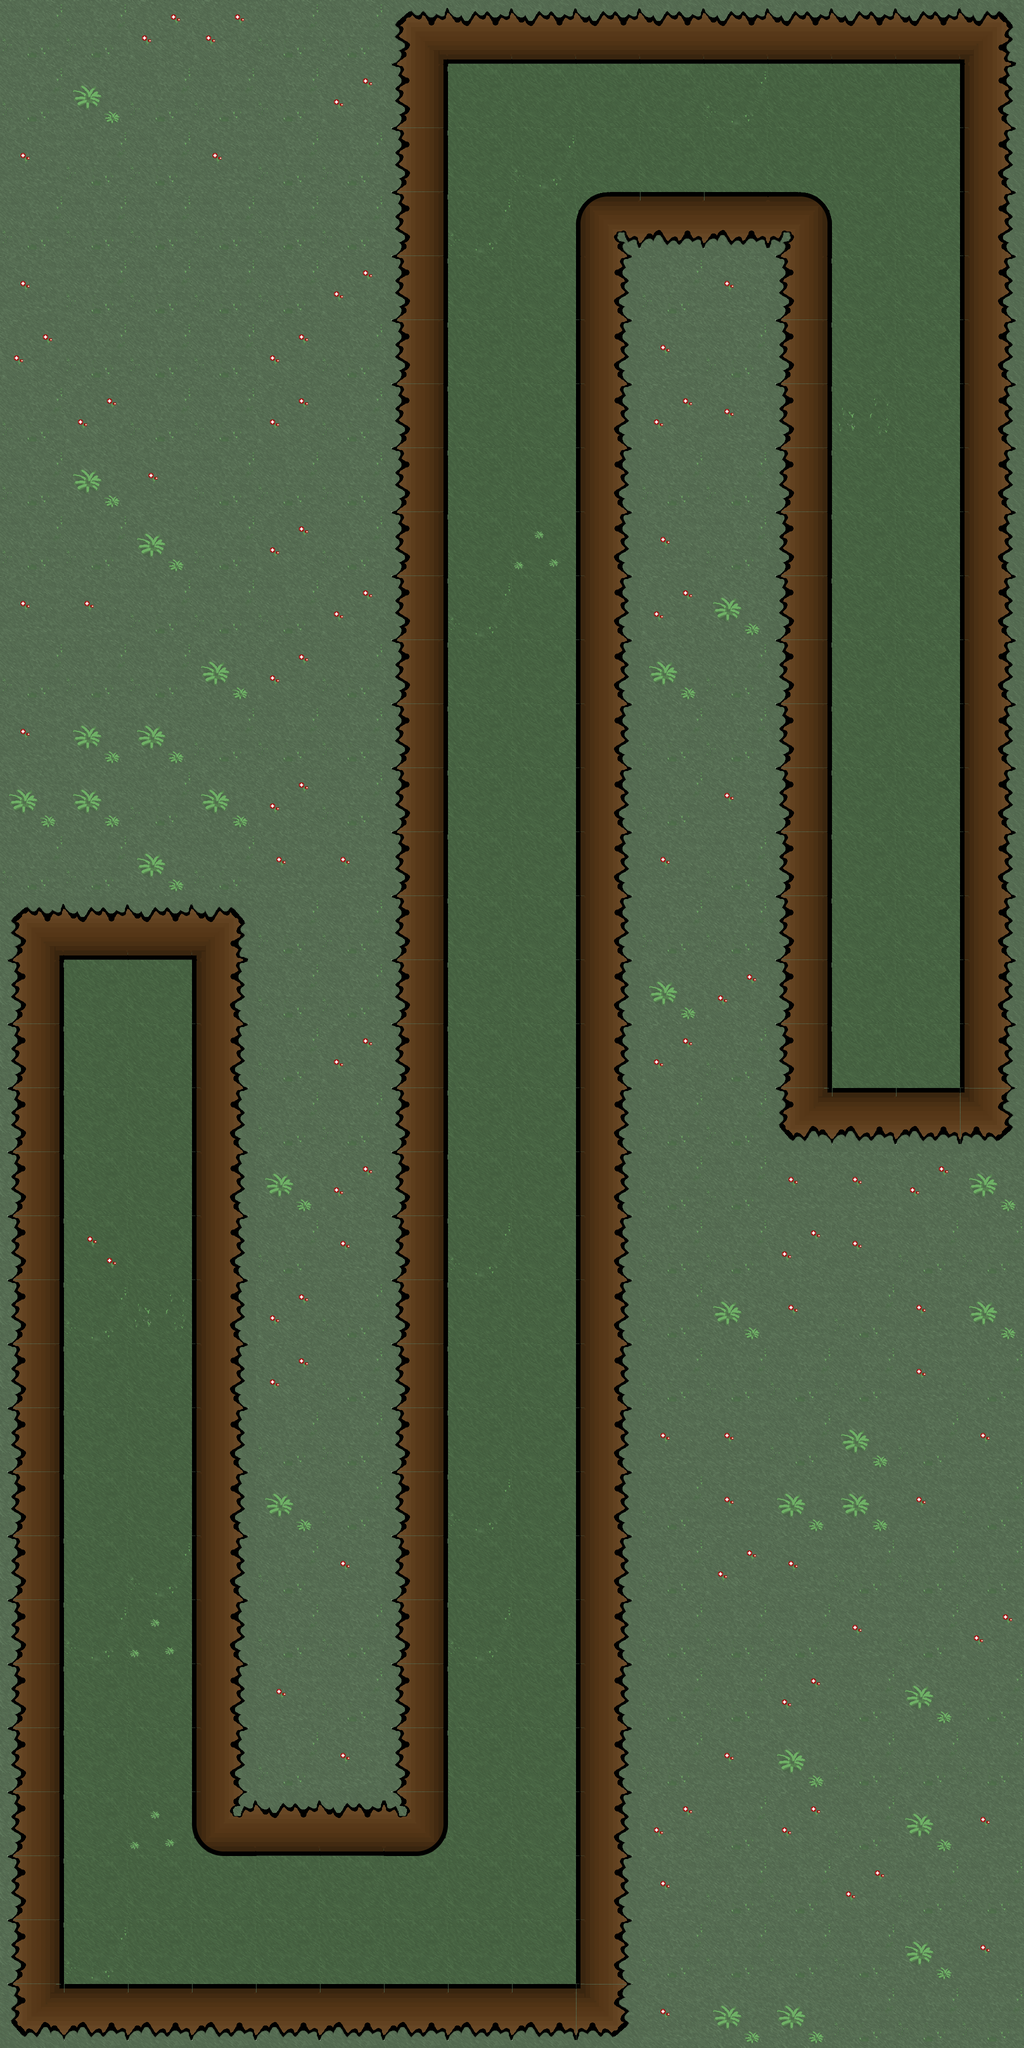

The image is a tile-based game level rendered from a .tmx file. Its description and complete source (layers, tilesets, objects, tile grids) follow:
An orthogonal 16x32 tile map with 128x128 px tiles, 1 tile layer (Capa de Patrones 1) and 6 objects (6x enemigo).

<map version="1.0" orientation="orthogonal" renderorder="right-down" width="16" height="32" tilewidth="128" tileheight="128" nextobjectid="69">
 <tileset firstgid="1" name="Tileset1" tilewidth="128" tileheight="128" tilecount="36" columns="4">
  <image source="../../Mapa/Tilesets/Tileset_zon1.png" width="512" height="1152" />
  <tile id="0" probability="0.5" />
  <tile id="1" probability="0.1" />
  <tile id="2" probability="0.1" />
  <tile id="3" probability="0.1" />
  <tile id="4" probability="0.6" />
  <tile id="5" probability="0.1" />
  <tile id="6" probability="0.025" />
  <tile id="7" probability="0.025" />
  <tile id="8" probability="0.025" />
  <tile id="9" probability="0.001" />
  <tile id="10" probability="0.002" />
  <tile id="11" probability="0.002" />
 </tileset>
 <layer name="Capa de Patrones 1" width="16" height="32">
  <data encoding="csv">
1,1,3,3,1,1,17,14,14,14,14,14,14,14,14,18,
1,4,1,1,1,3,13,5,5,5,5,6,5,5,5,15,
2,1,1,2,1,1,13,5,6,5,5,5,5,5,5,15,
1,1,1,1,1,1,13,6,5,21,16,16,22,5,5,15,
2,1,1,1,1,3,13,5,5,15,1,2,13,5,5,15,
3,1,1,1,3,1,13,5,5,15,2,1,13,5,5,15,
1,3,1,1,3,1,13,5,5,15,3,2,13,9,5,15,
1,4,2,1,1,1,13,5,5,15,1,1,13,5,5,15,
1,1,4,1,3,1,13,5,8,15,2,1,13,5,5,15,
2,2,1,1,1,3,13,6,5,15,3,4,13,5,5,15,
1,1,1,4,3,1,13,5,5,15,4,1,13,5,5,15,
2,4,4,1,1,1,13,5,5,15,1,1,13,5,5,15,
4,4,1,4,3,1,13,5,5,15,1,2,13,5,5,15,
1,1,4,1,2,2,13,5,5,15,2,1,13,5,5,15,
17,14,14,18,1,1,13,5,5,15,1,1,13,5,5,15,
13,5,5,15,1,1,13,5,5,15,4,3,13,5,5,15,
13,5,5,15,1,3,13,5,5,15,3,1,13,5,5,15,
13,5,5,15,1,1,13,5,5,15,1,1,20,16,16,19,
13,5,5,15,4,3,13,5,5,15,1,1,2,2,3,4,
13,7,5,15,1,2,13,6,5,15,1,1,3,2,1,1,
13,6,9,15,3,1,13,5,5,15,1,4,2,1,2,4,
13,5,5,15,3,1,13,5,5,15,1,1,1,1,2,1,
13,5,5,15,1,1,13,5,5,15,2,2,1,4,1,2,
13,5,5,15,4,1,13,6,5,15,1,2,4,4,2,1,
13,5,6,15,1,2,13,5,5,15,1,3,2,1,1,1,
13,6,8,15,1,1,13,6,5,15,1,1,1,2,1,3,
13,5,5,15,2,1,13,5,5,15,1,1,3,1,4,1,
13,5,5,15,1,2,13,5,5,15,1,2,4,1,1,1,
13,5,8,24,14,14,23,5,5,15,3,1,3,1,4,2,
13,5,5,5,5,5,5,5,5,15,2,1,1,3,1,1,
13,6,5,5,5,5,5,5,5,15,1,1,1,1,4,2,
20,16,16,16,16,16,16,16,16,19,2,4,4,1,1,1
</data>
 </layer>
 <objectgroup name="Enemigos">
  <object id="62" name="TrampaElectrica" type="enemigo" x="1026.67" y="1922.67" width="124" height="124" />
  <object id="63" name="TrampaElectrica" type="enemigo" x="897.333" y="1921.33" width="124" height="124" />
  <object id="65" name="TrampaElectrica" type="enemigo" x="512.67" y="3714.67" width="124" height="124" />
  <object id="66" name="TrampaElectrica" type="enemigo" x="510.67" y="3844.67" width="124" height="124" />
  <object id="67" name="TrampaElectrica" type="enemigo" x="1278.67" y="260.67" width="124" height="124" />
  <object id="68" name="TrampaElectrica" type="enemigo" x="1280.67" y="130.67" width="124" height="124" />
 </objectgroup>
</map>
